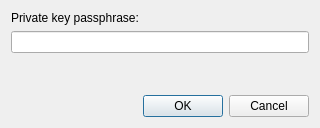
<ui version="4.0" >
 <class>SSLDialog</class>
 <widget class="QDialog" name="SSLDialog" >
  <property name="geometry" >
   <rect>
    <x>0</x>
    <y>0</y>
    <width>320</width>
    <height>128</height>
   </rect>
  </property>
  <property name="windowTitle" >
   <string>Private key passphrase</string>
  </property>
  <layout class="QGridLayout" name="gridLayout" >
   <item row="0" column="0" >
    <widget class="QLabel" name="label" >
     <property name="text" >
      <string>Private key passphrase:</string>
     </property>
    </widget>
   </item>
   <item row="1" column="0" >
    <widget class="QLineEdit" name="password" >
     <property name="echoMode" >
      <enum>QLineEdit::Password</enum>
     </property>
    </widget>
   </item>
   <item row="3" column="0" >
    <widget class="QDialogButtonBox" name="buttonBox" >
     <property name="orientation" >
      <enum>Qt::Horizontal</enum>
     </property>
     <property name="standardButtons" >
      <set>QDialogButtonBox::Cancel|QDialogButtonBox::Ok</set>
     </property>
    </widget>
   </item>
   <item row="2" column="0" >
    <spacer name="verticalSpacer" >
     <property name="orientation" >
      <enum>Qt::Vertical</enum>
     </property>
     <property name="sizeHint" stdset="0" >
      <size>
       <width>20</width>
       <height>40</height>
      </size>
     </property>
    </spacer>
   </item>
  </layout>
 </widget>
 <resources/>
 <connections>
  <connection>
   <sender>buttonBox</sender>
   <signal>accepted()</signal>
   <receiver>SSLDialog</receiver>
   <slot>accept()</slot>
   <hints>
    <hint type="sourcelabel" >
     <x>248</x>
     <y>254</y>
    </hint>
    <hint type="destinationlabel" >
     <x>157</x>
     <y>274</y>
    </hint>
   </hints>
  </connection>
  <connection>
   <sender>buttonBox</sender>
   <signal>rejected()</signal>
   <receiver>SSLDialog</receiver>
   <slot>reject()</slot>
   <hints>
    <hint type="sourcelabel" >
     <x>316</x>
     <y>260</y>
    </hint>
    <hint type="destinationlabel" >
     <x>286</x>
     <y>274</y>
    </hint>
   </hints>
  </connection>
 </connections>
</ui>
